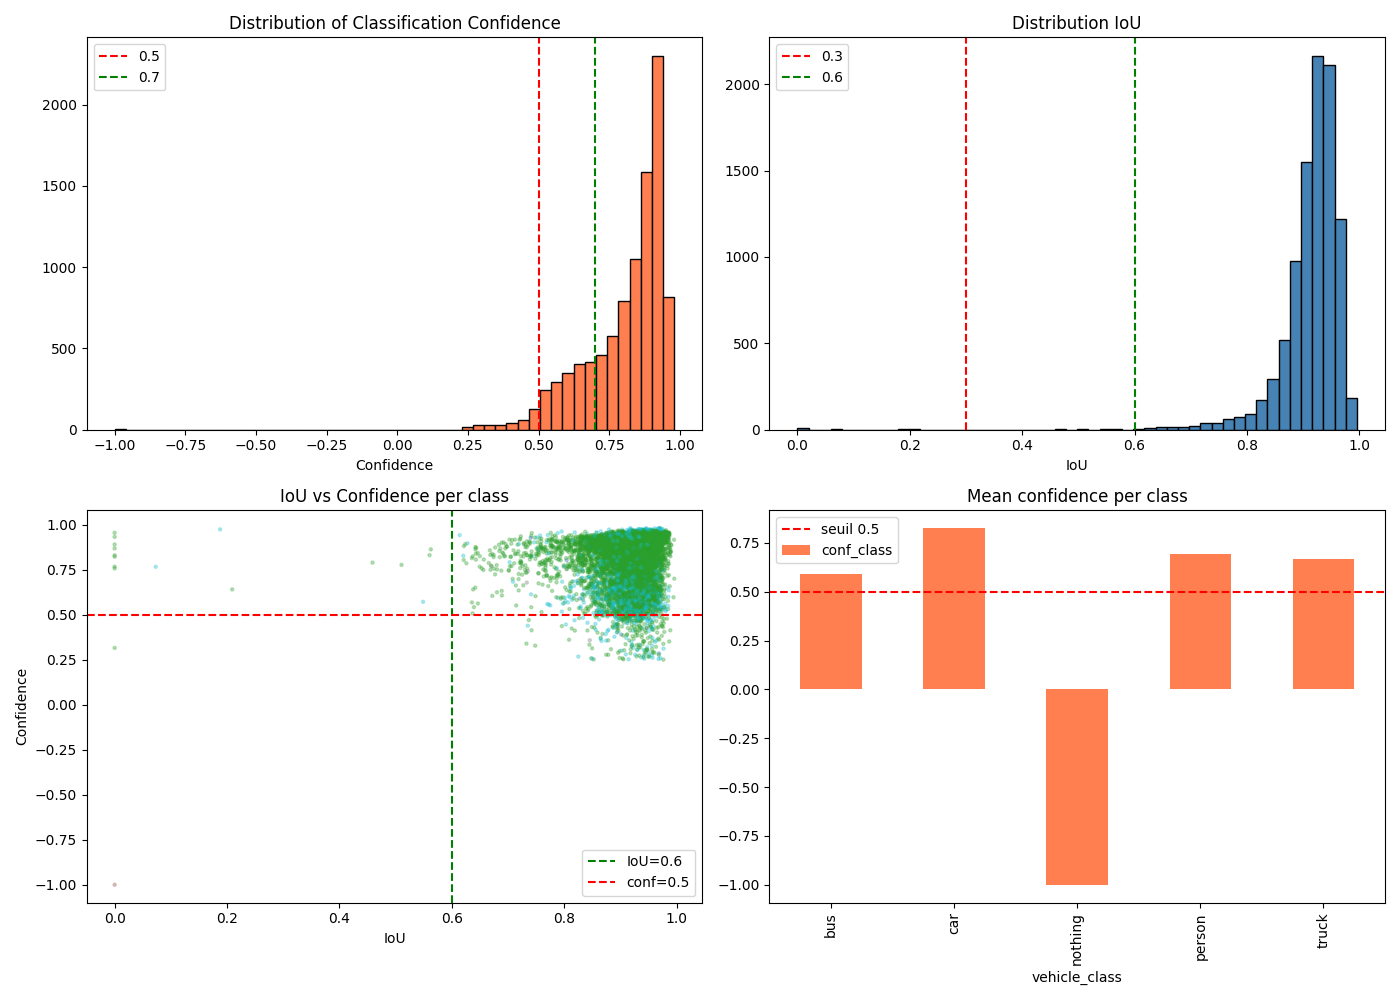

Recreate this plot in Python.
import pandas as pd 
import matplotlib.pyplot as plt
import numpy as np

df = pd.read_csv('/Benson_DATA3/Public/RADIal/ready_to_use/RADIal/labels_with_class.csv')

df_labeled = df[df['x1_pix'] != -1]

fig, axes = plt.subplots(2, 2, figsize=(14, 10))

axes[0,0].hist(df_labeled['conf_class'], bins=50, color='coral', edgecolor='black')
axes[0,0].axvline(x=0.5, color='red', linestyle='--', label='0.5')
axes[0,0].axvline(x=0.7, color='green', linestyle='--', label='0.7')
axes[0,0].set_title('Distribution of Classification Confidence')
axes[0,0].set_xlabel('Confidence')
axes[0,0].legend()

axes[0,1].hist(df_labeled['iou_class'], bins=50, color='steelblue', edgecolor='black')
axes[0,1].axvline(0.3, color='red',    linestyle='--', label='0.3')
axes[0,1].axvline(0.6, color='green',  linestyle='--', label='0.6')
axes[0,1].set_title('Distribution IoU')
axes[0,1].set_xlabel('IoU')
axes[0,1].legend()

scatter = axes[1,0].scatter(
    df_labeled['iou_class'],
    df_labeled['conf_class'],
    c=df_labeled['vehicle_class'].astype('category').cat.codes,
    alpha=0.3, s=5, cmap='tab10'
)
axes[1,0].axvline(0.6, color='green', linestyle='--', label='IoU=0.6')
axes[1,0].axhline(0.5, color='red',   linestyle='--', label='conf=0.5')
axes[1,0].set_xlabel('IoU')
axes[1,0].set_ylabel('Confidence')
axes[1,0].set_title('IoU vs Confidence per class')
axes[1,0].legend()

df_labeled.groupby('vehicle_class')['conf_class'].mean().plot(
    kind='bar', ax=axes[1,1], color='coral')
axes[1,1].axhline(0.5, color='red', linestyle='--', label='seuil 0.5')
axes[1,1].set_title('Mean confidence per class')
axes[1,1].legend()

plt.tight_layout()
plt.savefig('/home/skouff/master_thesis/dataset/classification_distribution_corrected_3.png')

class_counts = df_labeled['vehicle_class'].value_counts()

fig, ax = plt.subplots(figsize=(8, 5))
bars = ax.bar(class_counts.index, class_counts.values, color='steelblue', edgecolor='black')

# Afficher le count au dessus de chaque barre
for bar, count in zip(bars, class_counts.values):
    ax.text(bar.get_x() + bar.get_width()/2, bar.get_height() + 10,
            str(count), ha='center', va='bottom', fontsize=11)

ax.set_title('Number of samples per class')
ax.set_xlabel('Class')
ax.set_ylabel('Number of samples')
plt.tight_layout()
plt.savefig('/home/skouff/master_thesis/dataset/class_counts_corrected_3.png')

print(class_counts)
print(f"\nTotal samples labelisés : {class_counts.sum()}")

# high  = (df_labeled['iou_class'] > 0.6) & (df_labeled['conf_class'] > 0.5)
# mid   = ~high & ((df_labeled['iou_class'] >= 0.3) | (df_labeled['conf_class'] >= 0.5))
# low   = (df_labeled['iou_class'] < 0.3) & (df_labeled['conf_class'] < 0.5)

# print(f"IoU>0.6 ET conf>0.5 (reliable)      : {high.sum()}")
# print(f"Mixte (review)               : {mid.sum()}")
# print(f"IoU<0.3 ET conf<0.5 (modify)   : {low.sum()}")
